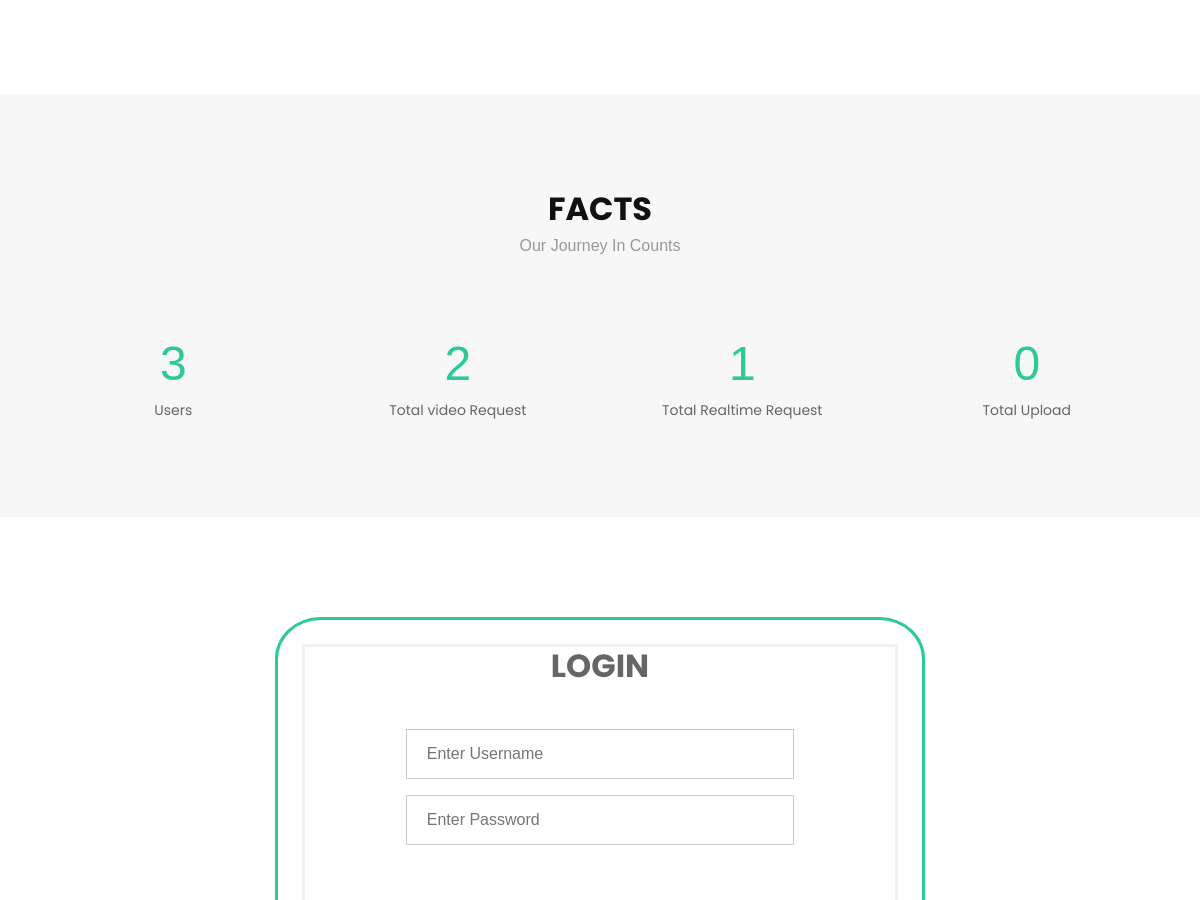
Before: / (middle part) with the older database file.
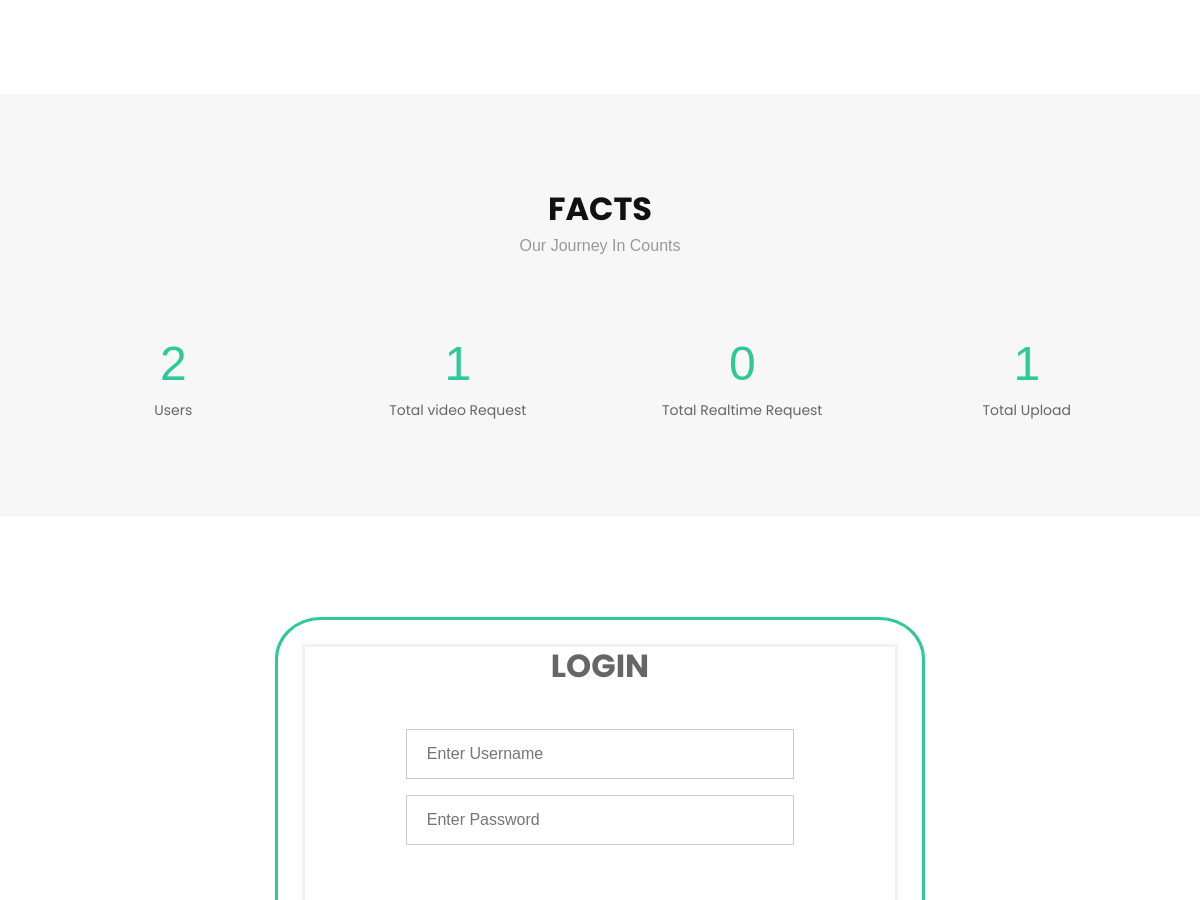
After: the same page with the newer database file.
### app.py (models this page shows, shortened)
class Count(db.Model):
    __tablename__ = 'Count'
    id = db.Column(db.Integer, primary_key=True)
    Ordinary = db.Column(db.Integer)
    Authority = db.Column(db.Integer)
    Admin = db.Column(db.Integer)
    Third_party = db.Column(db.Integer)
    Total_Real= db.Column(db.Integer)
    Total_upload = db.Column(db.Integer)
    Total_request = db.Column(db.Integer)
    Total_crowd = db.Column(db.Integer)
    Threshhold = db.Column(db.Integer)

### app.py (the view)
@app.route('/')
def index():
    value = Count.query.filter_by(id = 1).first()
    return render_template('index.html',value = value)

### templates/index.html (shortened to what this page needs)
{% extends 'base/base.html' %}
{% block body %}
    {% include 'base/content.html' %}
{% endblock %}

### templates/base/base.html (shortened to what this page needs)
<!DOCTYPE html>
<html lang="en">
<head>
  <link rel="stylesheet" href="https://stackpath.bootstrapcdn.com/bootstrap/4.4.1/css/bootstrap.min.css">
  <link href="{{ url_for('static',filename = 'lib/bootstrap/css/bootstrap.min.css')}}" rel="stylesheet">
  <link href="{{ url_for('static',filename = 'lib/font-awesome/css/font-awesome.min.css')}}" rel="stylesheet">
  <link href="{{ url_for('static',filename = 'lib/animate/animate.min.css')}}" rel="stylesheet">
  <link href="{{ url_for('static',filename = 'css/style.css')}}" rel="stylesheet">
</head>
<body>
    {% block body %} {% endblock %}
    {% include 'base/footer.html' %}

### templates/base/content.html (shortened to what this page needs)
  <main id="main">
    <section id="about">
      <div class="container">
    </section>
    <section id="facts">
      <div class="container wow fadeIn">
        <div class="section-header">
          <h3 class="section-title">Facts</h3>
          <p class="section-description">Our Journey In Counts</p>
        </div>
        <div class="row counters">
  				<div class="col-lg-3 col-6 text-center">
            <span data-toggle="counter-up">{{ value.Ordinary + value.Authority + value.Admin + value.Third_party }}</span>
            <p>Users</p>
  				</div>
          <div class="col-lg-3 col-6 text-center">
            <span data-toggle="counter-up">{{ value.Total_request }}</span>
            <p>Total video Request</p>
  				</div>
          <div class="col-lg-3 col-6 text-center">
            <span data-toggle="counter-up">{{ value.Total_Real }}</span>
            <p>Total Realtime Request</p>
          </div>
          <div class="col-lg-3 col-6 text-center">
            <span data-toggle="counter-up">{{ value.Total_upload }}</span>
            <p>Total Upload </p>
  				</div>
  			</div>
      </div>
    </section>
<div class="container-fluid" style="margin-top: 100px; margin-bottom: 100px;padding: 2%; border-style: solid;
border-color:#2dc997; border-radius: 7%; max-width: 650px;">
<form action="/login" method="POST">
  <h2 style="text-align: center;font-weight: bold;"id ="login">LOGIN </h2>
 <center>
  <div class="container">
    <form action="" id ="signin" method ="POST" onsubmit="javascript:codevalidate(); return false;">
    <div class="col-xs-12 col-sm-6 col-md-9 ">
    <input type="text" placeholder="Enter Username" name="uname" id="uname" title="It contain letters and numbers only"  required>
    <br>
    <input type="password" placeholder="Enter Password" id ="psw" name="psw"  pattern="[0-9a-zA-Z].{8,}" title="It includes  numbers , uppercase,lowercase letter, and at least 8 or more characters required (Max length:12)" required >
    <br>
    <br><br>
    <button  type="submit" id="loginbutton" style="background-color:#2dc997;" >Login</button><br>
    <br>
  </div>
</form>
  <br>
  <br>
</center> <br><br>
</form>
</div>
  </main>

### templates/base/footer.html (shortened to what this page needs)
</body>
</html>

### static/css/style.css (style rules this page uses)
body { background: #fff; color: #666666; font-family: "Open Sans", sans-serif; }
p { padding: 0; margin: 0 0 30px 0; }
h1, h2, h3, h4, h5, h6 { font-family: "Poppins", sans-serif; font-weight: 400; margin: 0 0 20px 0; padding: 0; }
.section-header .section-title { font-size: 32px; color: #111; text-transform: uppercase; text-align: center; font-weight: 700; margin-bottom: 5px; }
.section-header .section-description { text-align: center; padding-bottom: 40px; color: #999; }
#about { background: #fff; padding: 80px 0; }
#facts { background: #f7f7f7; padding: 80px 0 60px 0; }
#facts .counters span { font-size: 48px; display: block; color: #2dc997; }
#facts .counters p { padding: 0; margin: 0 0 20px 0; font-family: "Poppins", sans-serif; font-size: 14px; }
body { font-family: Arial, Helvetica, sans-serif; }
form { border: 3px solid #f1f1f1; }
input[type=text], input[type=password] { width: 100%; padding: 12px 20px; margin: 8px 0; display: inline-block; border: 1px solid #ccc; box-sizing: border-box; }
.container { padding: 16px; }

Changed rows visible on the page:
changed Count: Ordinary+Authority+Admin "3" → "2"; Total_request "2" → "1"; Total_Real "1" → "0"; Total_upload "0" → "1"
